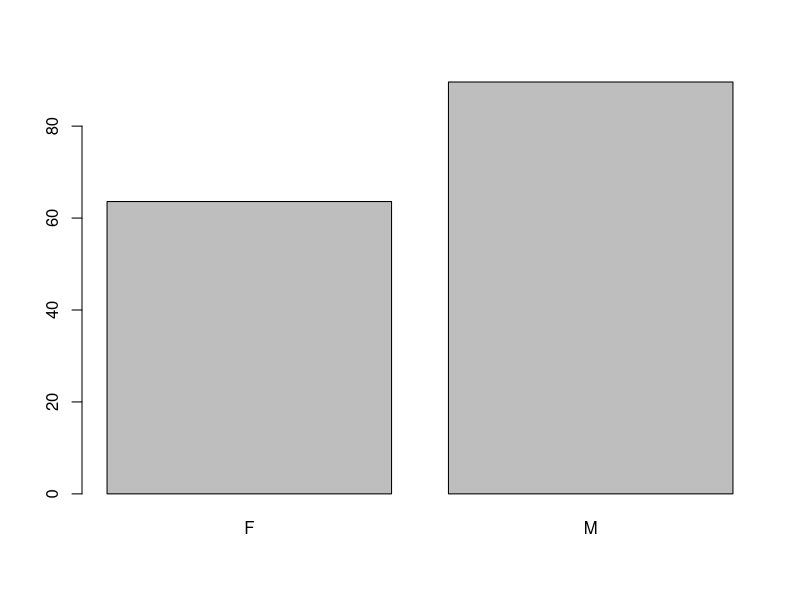
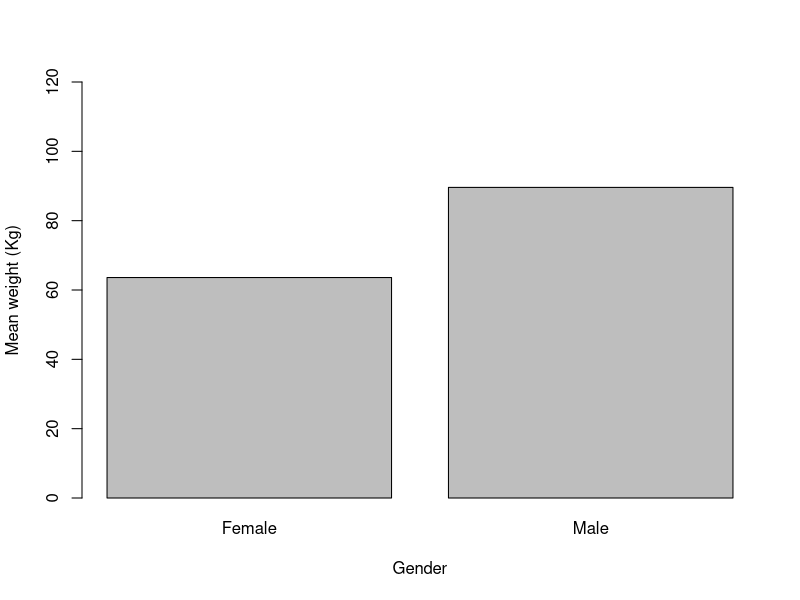
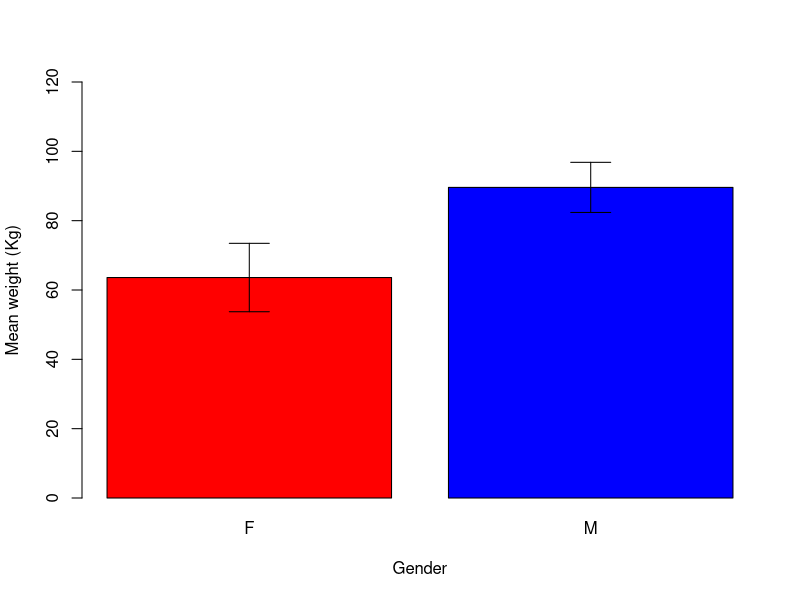
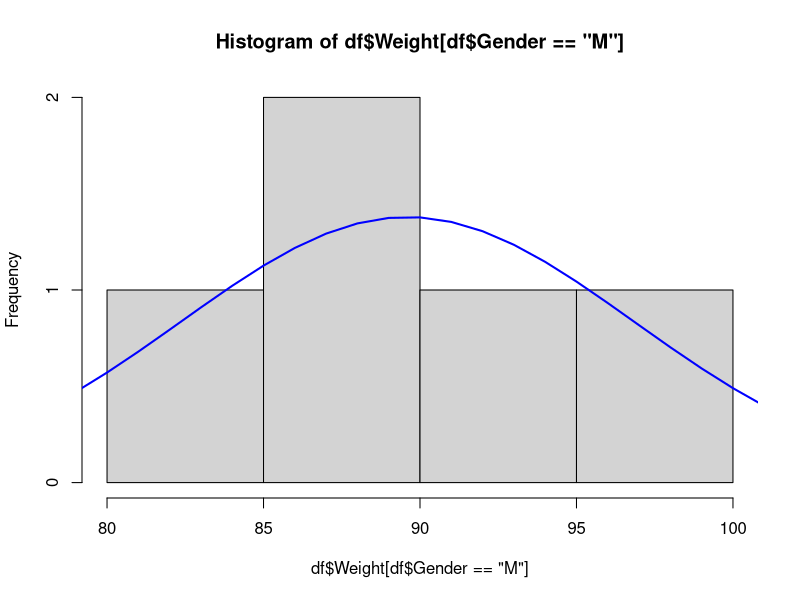

Reproduce these figures in R, in order.
#Raw data
Gender<-c("M","F","F","F","M","M","F","M","F","M")
Weight<-c(80,58,65,70,90,100,50,91,75,87)

#Bar chart
Gender<-factor(Gender)
df<-data.frame(Gender,Weight)
means<-tapply(Weight,Gender,mean)
pp<- barplot(means)
pp<-barplot(means,ylim=c(0,120),xlab="Gender",ylab="Mean weight (Kg)",names.arg= c("Female","Male"))

pp<-barplot(means,ylim=c(0,120),xlab="Gender",ylab="Mean weight (Kg)", col=c("red","blue"))

std<-tapply(Weight,Gender,sd)
arrows(pp,means+std,pp,means-std,angle=90,code=3,length=0.2)

#histogram revised
h<-hist(df$Weight[df$Gender=="M"])
x<-df$Weight[df$Gender=="M"]
xfit<-seq(65,110)
yfit<-dnorm(xfit,mean=mean(x),sd=sd(x))
yfit<-yfit*diff(h$mids[1:2])*length(x)
lines(xfit,yfit,col="blue",lwd=2)


#find confidence interval
data<-df$Weight[df$Gender=="F"]
t.test(data) 

#99% confidence interval
data<-df$Weight[df$Gender=="F"]
t.test(data,conf.level=0.99)